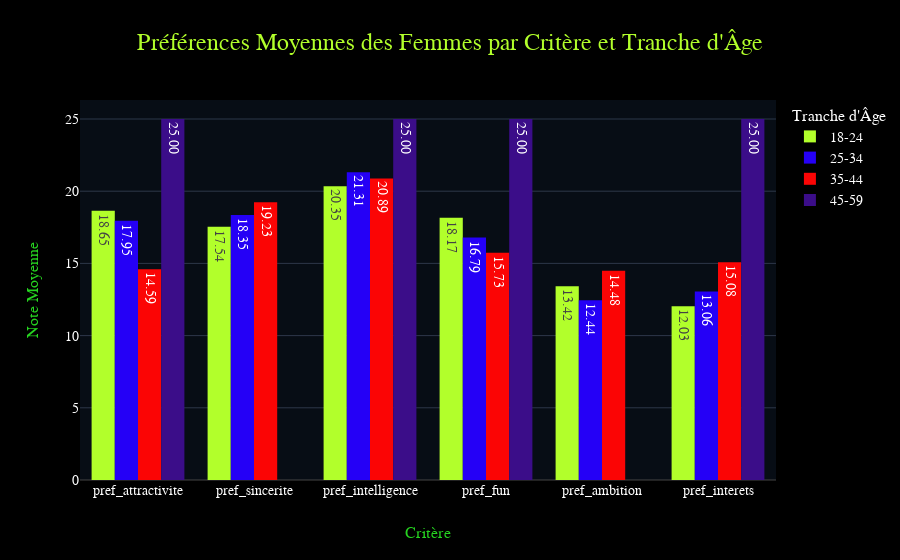
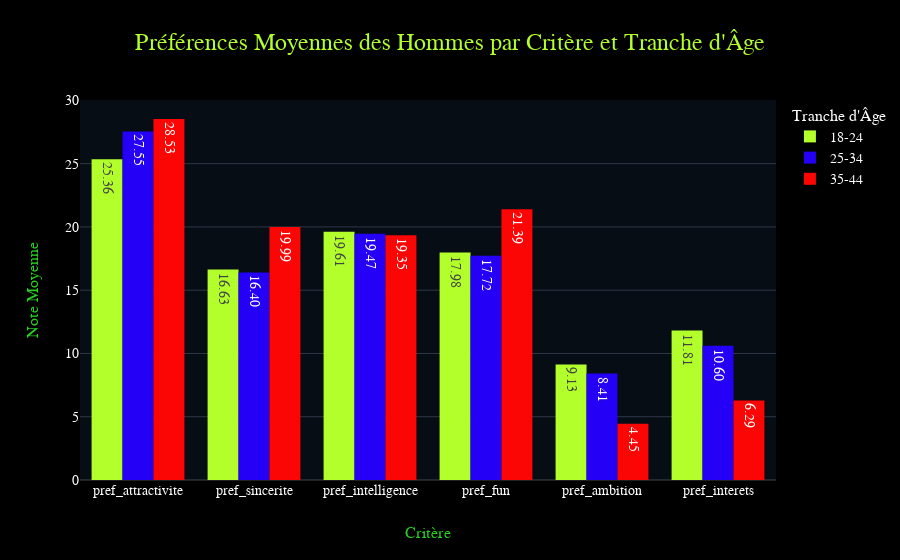

The notebook cell saved with these charts, in order:
### Markdown cell above
# On voit que les femmes et les hommes recherchent :
    1- pour les hommes : l'attractivité
    2- pour les femmes : l'intelligence

est ce que cela differe t il en fonction du groupe d'age ?

### Code cell
# on va faire la moyenne des préférences par genre et par tranche d'age
preferences_by_genre_age = df.groupby(['genre','tranche_age'], observed=True).apply(lambda x: x[['pref_attractivite', 'pref_sincerite', 'pref_intelligence', 'pref_fun', 'pref_ambition', 'pref_interets']].mean())
preferences_genre_age = preferences_by_genre_age.reset_index()
preferences_genre_age = preferences_genre_age.melt(id_vars=['genre', 'tranche_age'], var_name='critere', value_name='moyenne')
preferences_genre_age
# representation graphique des préférences par tranche d'age et un graphique par genre

#1 les femmes

fig_femmes = px.bar(
    preferences_genre_age[preferences_genre_age['genre'] == 'femme'],
    x='critere',
    y='moyenne',
    color='tranche_age',
    barmode='group',
    title="Préférences Moyennes des Femmes par Critère et Tranche d'Âge",
    labels={"moyenne": "Note Moyenne", "critere": "Critère", "tranche_age": "Tranche d'Âge"},
    template="nicolas_herve",
    color_discrete_sequence=COLOR_PALETTE
)
fig_femmes.update_traces(texttemplate='%{y:.2f}', textposition='inside')
fig_femmes.show()

#2 les hommes
fig_hommes = px.bar(
    preferences_genre_age[preferences_genre_age['genre'] == 'homme'],
    x='critere',
    y='moyenne',
    color='tranche_age',
    barmode='group',
    title="Préférences Moyennes des Hommes par Critère et Tranche d'Âge",
    labels={"moyenne": "Note Moyenne", "critere": "Critère", "tranche_age": "Tranche d'Âge"},
    template="nicolas_herve",
    color_discrete_sequence=COLOR_PALETTE
)
fig_hommes.update_traces(texttemplate='%{y:.2f}', textposition='inside')
fig_hommes.show()

### Figure 1 — Plotly figure (JSON) as saved in the notebook; plotly's stock layout.template omitted (floating-point values rounded to 4 significant figures)
{"data": [{"alignmentgroup": "True", "hovertemplate": "Tranche d'Âge=18-24<br>Critère=%{x}<br>Note Moyenne=%{y}<extra></extra>", "legendgroup": "18-24", "marker": {"color": "#B2FF2B", "pattern": {"shape": ""}}, "name": "18-24", "offsetgroup": "18-24", "orientation": "v", "showlegend": true, "textposition": "inside", "texttemplate": "%{y:.2f}", "type": "bar", "x": ["pref_attractivite", "pref_sincerite", "pref_intelligence", "pref_fun", "pref_ambition", "pref_interets"], "xaxis": "x", "y": [18.65, 17.54, 20.35, 18.17, 13.42, 12.03], "yaxis": "y"}, {"alignmentgroup": "True", "hovertemplate": "Tranche d'Âge=25-34<br>Critère=%{x}<br>Note Moyenne=%{y}<extra></extra>", "legendgroup": "25-34", "marker": {"color": "#2500F6", "pattern": {"shape": ""}}, "name": "25-34", "offsetgroup": "25-34", "orientation": "v", "showlegend": true, "textposition": "inside", "texttemplate": "%{y:.2f}", "type": "bar", "x": ["pref_attractivite", "pref_sincerite", "pref_intelligence", "pref_fun", "pref_ambition", "pref_interets"], "xaxis": "x", "y": [17.95, 18.35, 21.31, 16.79, 12.44, 13.06], "yaxis": "y"}, {"alignmentgroup": "True", "hovertemplate": "Tranche d'Âge=35-44<br>Critère=%{x}<br>Note Moyenne=%{y}<extra></extra>", "legendgroup": "35-44", "marker": {"color": "#FB0505", "pattern": {"shape": ""}}, "name": "35-44", "offsetgroup": "35-44", "orientation": "v", "showlegend": true, "textposition": "inside", "texttemplate": "%{y:.2f}", "type": "bar", "x": ["pref_attractivite", "pref_sincerite", "pref_intelligence", "pref_fun", "pref_ambition", "pref_interets"], "xaxis": "x", "y": [14.59, 19.23, 20.89, 15.73, 14.48, 15.08], "yaxis": "y"}, {"alignmentgroup": "True", "hovertemplate": "Tranche d'Âge=45-59<br>Critère=%{x}<br>Note Moyenne=%{y}<extra></extra>", "legendgroup": "45-59", "marker": {"color": "#3B0D89", "pattern": {"shape": ""}}, "name": "45-59", "offsetgroup": "45-59", "orientation": "v", "showlegend": true, "textposition": "inside", "texttemplate": "%{y:.2f}", "type": "bar", "x": ["pref_attractivite", "pref_sincerite", "pref_intelligence", "pref_fun", "pref_ambition", "pref_interets"], "xaxis": "x", "y": [25.0, 0.0, 25.0, 25.0, 0.0, 25.0], "yaxis": "y"}], "layout": {"barmode": "group", "legend": {"title": {"text": "Tranche d'Âge"}, "tracegroupgap": 0}, "title": {"text": "Préférences Moyennes des Femmes par Critère et Tranche d'Âge"}, "xaxis": {"anchor": "y", "domain": [0, 1], "title": {"text": "Critère"}}, "yaxis": {"anchor": "x", "domain": [0, 1], "title": {"text": "Note Moyenne"}}}}

### Figure 2 — Plotly figure (JSON) as saved in the notebook; plotly's stock layout.template omitted (floating-point values rounded to 4 significant figures)
{"data": [{"alignmentgroup": "True", "hovertemplate": "Tranche d'Âge=18-24<br>Critère=%{x}<br>Note Moyenne=%{y}<extra></extra>", "legendgroup": "18-24", "marker": {"color": "#B2FF2B", "pattern": {"shape": ""}}, "name": "18-24", "offsetgroup": "18-24", "orientation": "v", "showlegend": true, "textposition": "inside", "texttemplate": "%{y:.2f}", "type": "bar", "x": ["pref_attractivite", "pref_sincerite", "pref_intelligence", "pref_fun", "pref_ambition", "pref_interets"], "xaxis": "x", "y": [25.36, 16.63, 19.61, 17.98, 9.131, 11.81], "yaxis": "y"}, {"alignmentgroup": "True", "hovertemplate": "Tranche d'Âge=25-34<br>Critère=%{x}<br>Note Moyenne=%{y}<extra></extra>", "legendgroup": "25-34", "marker": {"color": "#2500F6", "pattern": {"shape": ""}}, "name": "25-34", "offsetgroup": "25-34", "orientation": "v", "showlegend": true, "textposition": "inside", "texttemplate": "%{y:.2f}", "type": "bar", "x": ["pref_attractivite", "pref_sincerite", "pref_intelligence", "pref_fun", "pref_ambition", "pref_interets"], "xaxis": "x", "y": [27.55, 16.4, 19.47, 17.72, 8.409, 10.6], "yaxis": "y"}, {"alignmentgroup": "True", "hovertemplate": "Tranche d'Âge=35-44<br>Critère=%{x}<br>Note Moyenne=%{y}<extra></extra>", "legendgroup": "35-44", "marker": {"color": "#FB0505", "pattern": {"shape": ""}}, "name": "35-44", "offsetgroup": "35-44", "orientation": "v", "showlegend": true, "textposition": "inside", "texttemplate": "%{y:.2f}", "type": "bar", "x": ["pref_attractivite", "pref_sincerite", "pref_intelligence", "pref_fun", "pref_ambition", "pref_interets"], "xaxis": "x", "y": [28.53, 19.99, 19.35, 21.39, 4.451, 6.288], "yaxis": "y"}], "layout": {"barmode": "group", "legend": {"title": {"text": "Tranche d'Âge"}, "tracegroupgap": 0}, "title": {"text": "Préférences Moyennes des Hommes par Critère et Tranche d'Âge"}, "xaxis": {"anchor": "y", "domain": [0, 1], "title": {"text": "Critère"}}, "yaxis": {"anchor": "x", "domain": [0, 1], "title": {"text": "Note Moyenne"}}}}
